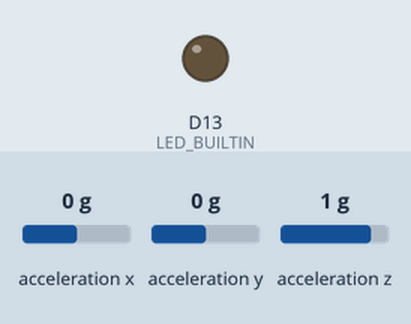
Recording of a sketch running on a simulated Arduino Nano 33 BLE. On the bench: output pins drawn as LEDs (lit = HIGH). The inputs (shaded band) are chosen by the test bench; at power-on: acceleration x 0 g, acceleration y 0 g, acceleration z 1 g. Nothing arrives over Bluetooth unless stated; a phone connects over Bluetooth LE 3 s after start; what the sketch prints to the serial monitor is not drawn.

Above: at 0.1 s.
At 3.1 s:
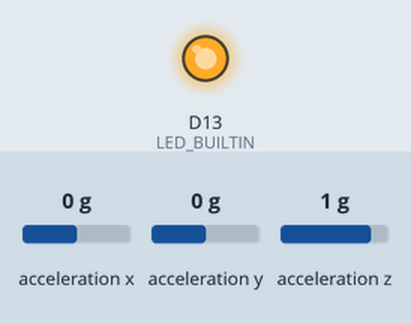
Timing chart, 0 to 4.6 s (numbered marks = the images above):
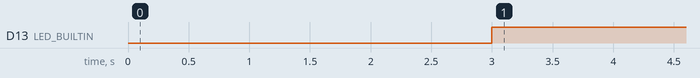

The sketch:

acc_multi.ino
```cpp
#include <ArduinoBLE.h>
#include <Arduino_LSM9DS1.h>

int accelX=1;
int accelY=1;
float x, y, z;

BLEService customService("1101");
BLEUnsignedIntCharacteristic customXChar("2101", BLERead | BLENotify);
BLEUnsignedIntCharacteristic customYChar("2102", BLERead | BLENotify);

void setup() {
IMU.begin();
Serial.begin(9600);
while (!Serial);

pinMode(LED_BUILTIN, OUTPUT);

if (!BLE.begin()) {
Serial.println("BLE failed to Initiate");
delay(500);
while (1);
}

BLE.setLocalName("Arduino Accelerometer");
BLE.setAdvertisedService(customService);
customService.addCharacteristic(customXChar);
customService.addCharacteristic(customYChar);
BLE.addService(customService);
customXChar.writeValue(accelX);
customYChar.writeValue(accelY);

BLE.advertise();

Serial.println("Bluetooth device is now active, waiting for connections...");
}


void loop() {

BLEDevice central = BLE.central();
if (central) {
Serial.print("Connected to central: ");
Serial.println(central.address());
digitalWrite(LED_BUILTIN, HIGH);
while (central.connected()) {
delay(200);
read_Accel();

customXChar.writeValue(accelX);
customYChar.writeValue(accelY);

Serial.print("At Main Function");
Serial.println("");
Serial.print(accelX);
Serial.print(" - ");
Serial.println(accelY);
Serial.println("");
Serial.println("");
}
}
digitalWrite(LED_BUILTIN, LOW);
Serial.print("Disconnected from central: ");
Serial.println(central.address());
}

void read_Accel() {

if (IMU.accelerationAvailable()) {
IMU.readAcceleration(x, y, z);
accelX = (1+x)*100;
accelY = (1+y)*100;

}
}
```

Measured:
- by itself, D13 (LED_BUILTIN): LOW → HIGH at 3.0 s
